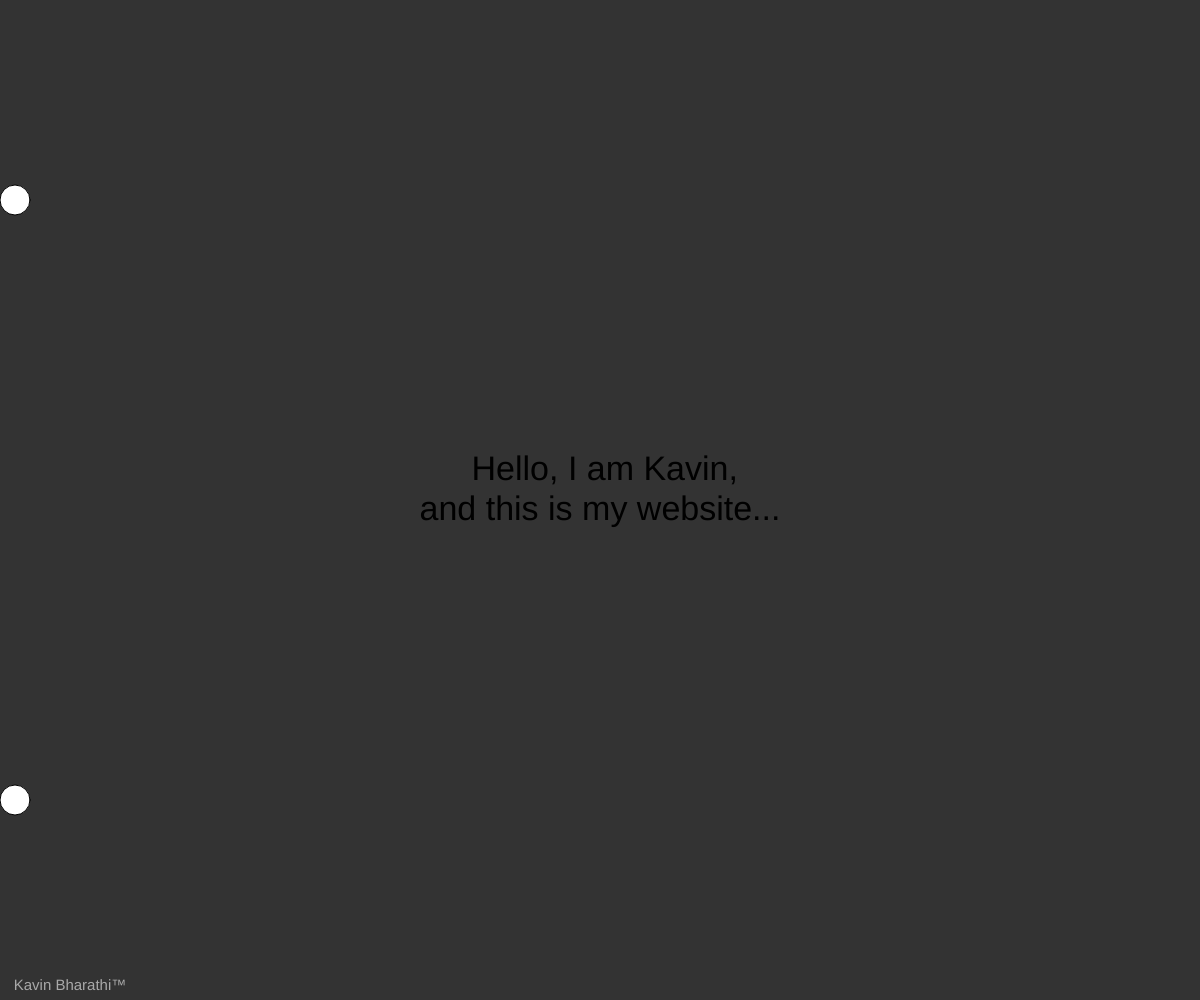
Frame 1 (no input)
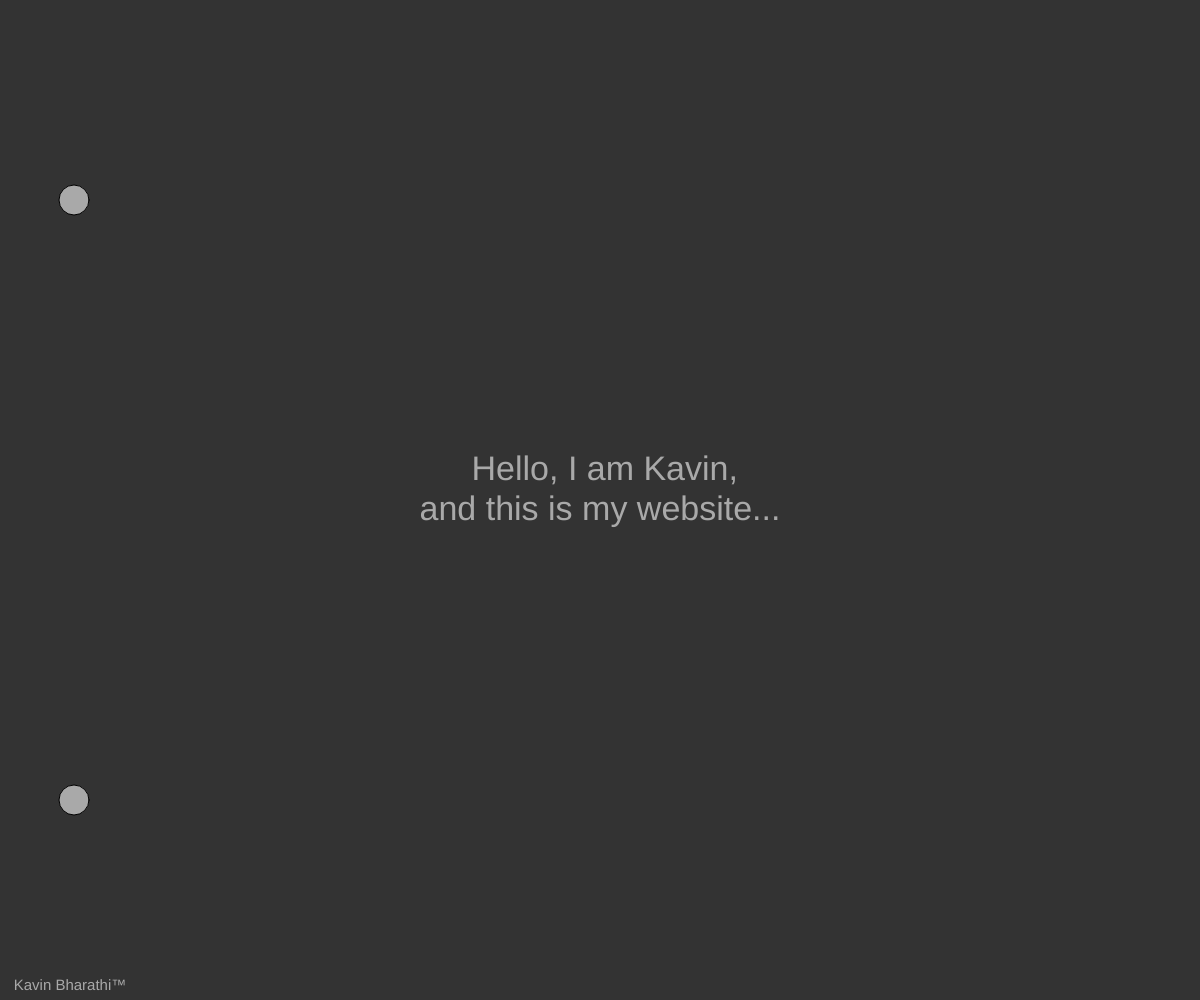
Frame 60 (no input)
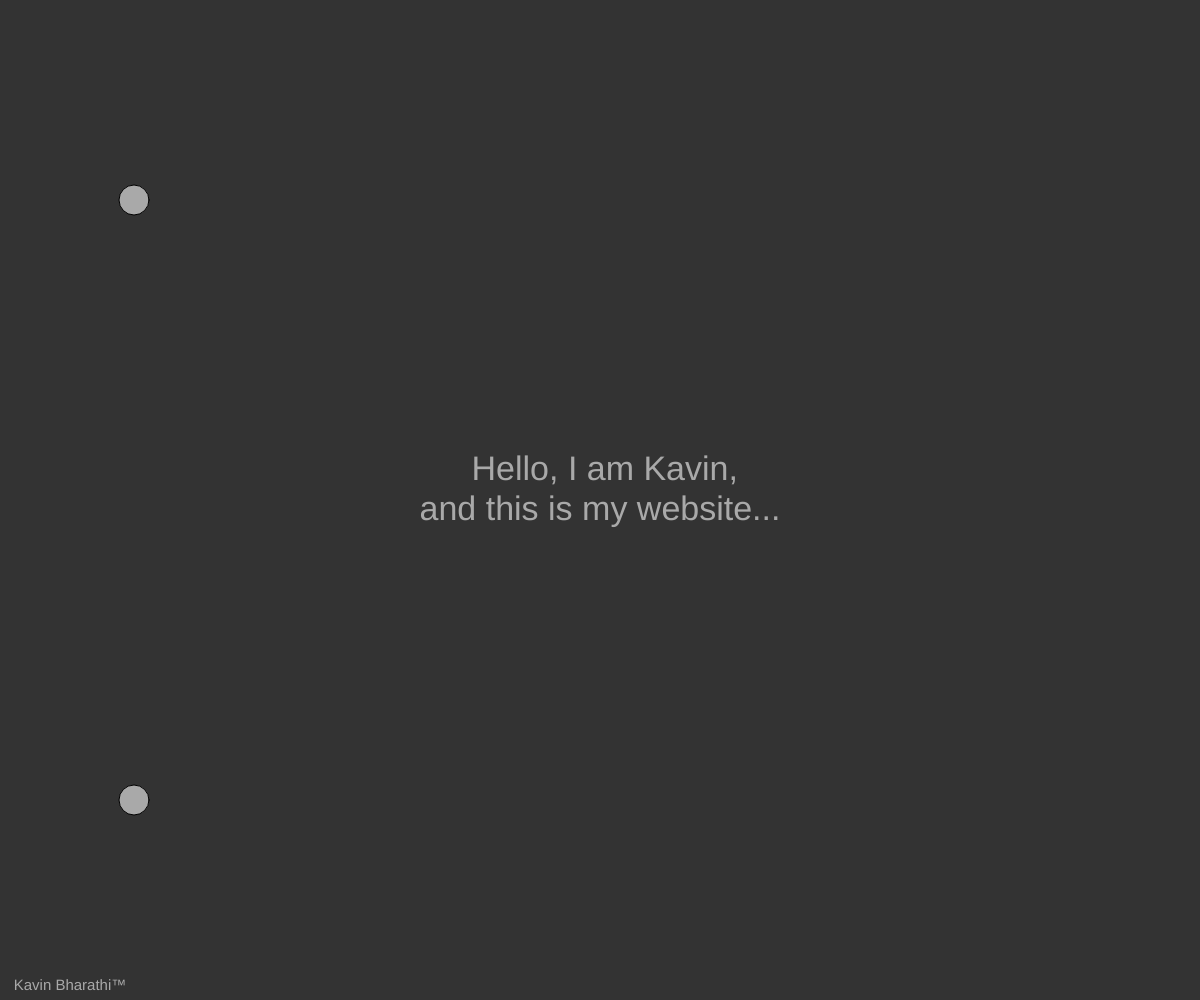
Frame 120 (the mouse pressed at the canvas centre since frame 60)

The p5.js sketch that drew these frames (run headless with seeded random() and noise() and a simulated clock; from frame 60 on, the mouse is pressed at the canvas centre):

// p5.js sketch
// ── sketch.js
// My official website and it's code...

// JavaScript dev area
var x = 15; 

function setup() {
  createCanvas(window.innerWidth, window.innerHeight);
}

function draw() {

  background(51);

  ellipse(x, 200, 30, 30);
  ellipse(x, height - 200, 30, 30);
  x++;

  if (x >= width - 15) {
    x = 0;
  }

  textAlign(CENTER);
  // stroke(255);
  // noFill();
  // strokeWeight(4);
  textSize(34);
  text(' Hello, I am Kavin,', width / 2, (height / 2) - 20);
  text('and this is my website...', width / 2, (height / 2) + 20);

  textSize(15);
  fill(169);
  text('Kavin Bharathi™', 70, height - 10);
}
